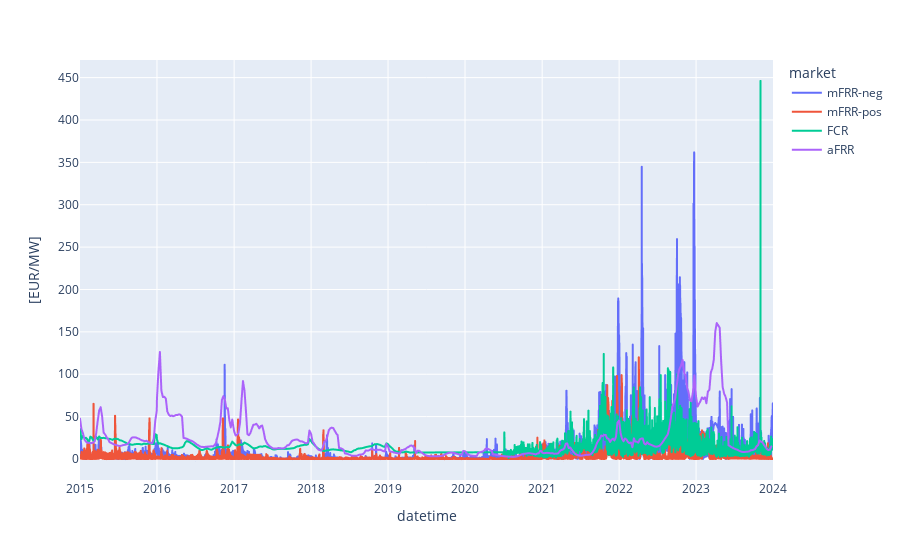

Write notebook code for a chart like this one.
### Code cell
import warnings
warnings.filterwarnings("ignore")
fig1 = px.line(all_data12, x="datetime", y="[EUR/MW]", color="market")
fig1.show()

### Figure 1 — Plotly figure (JSON) as saved in the notebook; plotly's stock layout.template omitted (floating-point values rounded to 4 significant figures; data arrays with more than 128 entries replaced by an {"elided": "..."} marker saying what was removed)
{"data": [{"hovertemplate": "market=mFRR-neg<br>datetime=%{x}<br>[EUR/MW]=%{y}<extra></extra>", "legendgroup": "mFRR-neg", "line": {"color": "#636efa", "dash": "solid"}, "marker": {"symbol": "circle"}, "mode": "lines", "name": "mFRR-neg", "showlegend": true, "type": "scattergl", "x": {"elided": "18964 str values"}, "xaxis": "x", "y": {"elided": "18964 float values"}, "yaxis": "y"}, {"hovertemplate": "market=mFRR-pos<br>datetime=%{x}<br>[EUR/MW]=%{y}<extra></extra>", "legendgroup": "mFRR-pos", "line": {"color": "#EF553B", "dash": "solid"}, "marker": {"symbol": "circle"}, "mode": "lines", "name": "mFRR-pos", "showlegend": true, "type": "scattergl", "x": {"elided": "19262 str values"}, "xaxis": "x", "y": {"elided": "19262 float values"}, "yaxis": "y"}, {"hovertemplate": "market=FCR<br>datetime=%{x}<br>[EUR/MW]=%{y}<extra></extra>", "legendgroup": "FCR", "line": {"color": "#00cc96", "dash": "solid"}, "marker": {"symbol": "circle"}, "mode": "lines", "name": "FCR", "showlegend": true, "type": "scattergl", "x": {"elided": "7909 str values"}, "xaxis": "x", "y": {"elided": "7909 float values"}, "yaxis": "y"}, {"hovertemplate": "market=aFRR<br>datetime=%{x}<br>[EUR/MW]=%{y}<extra></extra>", "legendgroup": "aFRR", "line": {"color": "#ab63fa", "dash": "solid"}, "marker": {"symbol": "circle"}, "mode": "lines", "name": "aFRR", "showlegend": true, "type": "scattergl", "x": {"elided": "470 str values"}, "xaxis": "x", "y": {"elided": "470 float values"}, "yaxis": "y"}], "layout": {"legend": {"title": {"text": "market"}, "tracegroupgap": 0}, "margin": {"t": 60}, "xaxis": {"anchor": "y", "domain": [0, 1], "title": {"text": "datetime"}}, "yaxis": {"anchor": "x", "domain": [0, 1], "title": {"text": "[EUR/MW]"}}}}
